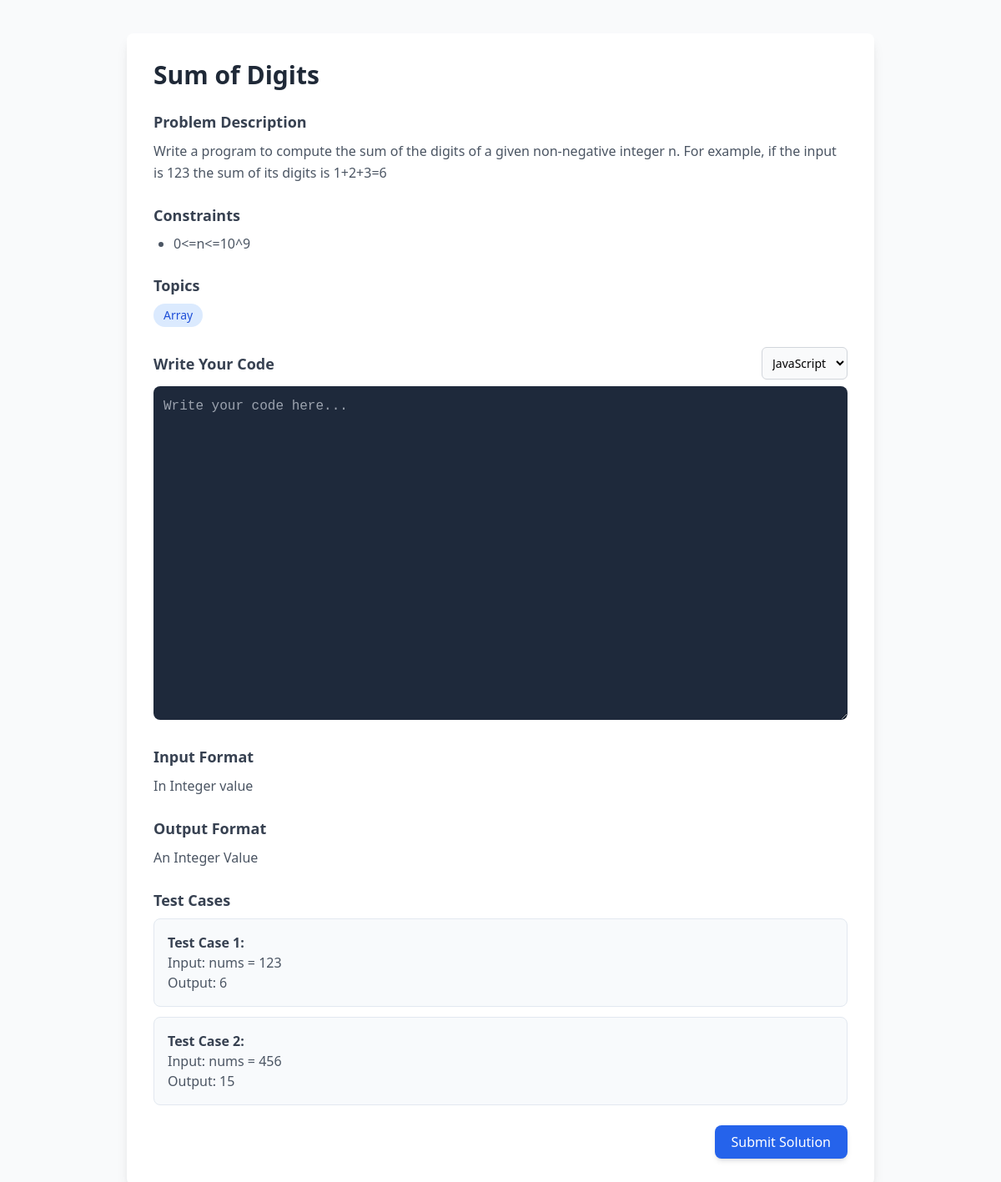
The app's page /problem/solve/4/ with its own data.
### problems/models.py (models this page shows, shortened)
class Problem(models.Model):
    DIFFICULTY_CHOICES = [
        ('Easy', 'Easy'),
        ('Medium', 'Medium'),
        ('Hard', 'Hard'),
    ]
    TAGS=[
        ('Array', 'Array'),
        ('String', 'String'),
        ('Dynamic Programming', 'Dynamic Programming'),
        ('Tree', 'Tree'),
        ('Graph', 'Graph'),
        ('Backtracking', 'Backtracking'),
        ('Linked List', 'Linked List'),
        ('Binary Search', 'Binary Search')
    ]
    title = models.CharField(max_length=255)
    problem_statement = models.TextField()
    difficulty = models.CharField(max_length=10, choices=DIFFICULTY_CHOICES)
    tags = models.CharField(max_length=255,choices=TAGS)
    time_limit = models.IntegerField(help_text="Time limit in milliseconds")
    memory_limit = models.IntegerField(help_text="Memory limit in kilobytes")
    input_format = models.TextField()
    output_format = models.TextField()
    constraints = models.TextField()
    sample_test_cases = models.JSONField(help_text="Provide sample test cases in JSON format (e.g., [{'input': '[2,7,11,15], 9', 'output': '[0,1]'}]).")
    hidden_test_cases = models.JSONField(help_text="Provide hidden test cases in JSON format for evaluation (e.g., [{'input': '[1,5,3,7,11], 16', 'output': '[3,4]'}]).")
    created_at = models.DateTimeField(auto_now_add=True)

### problems/views.py (the view)
# urls.py: path('solve/<int:id>/',solve, name='solve'),
def solve(request, id):
  problem = Problem.objects.get(id=id)
  constraints_html=""
  for constraint in problem.constraints.split(';'):
    constraint = constraint.strip()
    constraints_html += f"<li>{constraint}</li>"
  constraints_html = constraints_html.replace("\n", "")
  test_cases_html = ""
  for idx, case in enumerate(problem.sample_test_cases, start=1):
    test_cases_html += f"""
    <div class="test-case">
        <p class="font-semibold text-gray-700">Test Case {idx}:</p>
        <p class="text-gray-600">Input: nums = {case['input']}</p>
        <p class="text-gray-600">Output: {case['output']}</p>
    </div>
    """
  context={
    'problem':problem,
    'constraints_html':constraints_html,
    'test_cases_html':test_cases_html
    }
  return render(request, 'problems/solve.html',context)

### problems/templates/problems/solve.html (shortened to what this page needs)
<!DOCTYPE html>
<html lang="en">
<head>
  <link href="https://cdn.jsdelivr.net/npm/remixicon@4.5.0/fonts/remixicon.css" rel="stylesheet" />
  <script src="https://cdn.tailwindcss.com"></script>
</head>
<body class="bg-gray-50 font-sans">
   <form action="{% url 'submit_code' id=problem.id%}" method="POST">
  <div class="p-6 sm:p-10">
    <div class="max-w-4xl mx-auto bg-white p-8 rounded-lg shadow-lg">
      <h1 class="text-3xl font-bold text-gray-800 mb-6">{{problem.title}}</h1>
      <div class="mb-6">
        <h2 class="text-lg font-semibold text-gray-700 mb-2">Problem Description</h2>
        <p class="text-gray-600 leading-relaxed">
          {{problem.problem_statement}}
        </p>
      </div>
      <div class="mb-6">
        <h2 class="text-lg font-semibold text-gray-700 mb-2">Constraints</h2>
        <ul class="list-disc pl-6 text-gray-600 space-y-1">
          {{constraints_html|safe}}
        </ul>
      </div>
      <div class="mb-6">
        <h2 class="text-lg font-semibold text-gray-700 mb-2">Topics</h2>
        <div class="flex flex-wrap gap-2">
          <span class="px-3 py-1 text-sm bg-blue-100 text-blue-700 rounded-full">{{problem.tags}}</span>
        </div>
      </div>
      <div class="mb-6">
        <div class="flex justify-between items-center mb-2">
          <h2 class="text-lg font-semibold text-gray-700">Write Your Code</h2>
          <select
            class="border border-gray-300 rounded-md p-2 bg-gray-50 focus:outline-none focus:ring-2 focus:ring-blue-400 text-sm" name="language">
            <option value="javascript">JavaScript</option>
          </select>
        </div>
        <div class="code-editor-container">
            <textarea class="code-editor w-full" name="code" placeholder="Write your code here..." rows="10"></textarea>
        </div>
      </div>
      <div class="mb-6">
        <h2 class="text-lg font-semibold text-gray-700 mb-2">Input Format</h2>
        <p class="text-gray-600 leading-relaxed">
          {{problem.input_format}}
        </p>
      </div>
      <div class="mb-6">
        <h2 class="text-lg font-semibold text-gray-700 mb-2">Output Format</h2>
        <p class="text-gray-600 leading-relaxed">
          {{problem.output_format}}
        </p>
      </div>
      <div class="mb-6">
        <h2 class="text-lg font-semibold text-gray-700 mb-2">Test Cases</h2>
        {{test_cases_html|safe}}
      </div>
      <div class="flex justify-end">
        <button
          class="bg-blue-600 text-white px-5 py-2 rounded-lg hover:bg-blue-700 transition-colors font-medium shadow-md">
          Submit Solution
        </button>
      </div>
    </div>
  </div>
  </form>
</body>
</html>

### problems/templates/problems/solve.html (style rules this page uses)
.code-editor { height: 400px; background: #1e293b; color: #f5f5f5; padding: 12px; font-family: "Fira Code", monospace; border-radius: 8px; overflow-y: auto; }
.test-case { background-color: #f8fafc; padding: 16px; border: 1px solid #e2e8f0; border-radius: 8px; margin-bottom: 12px; }

### records on screen
Problem: title "Sum of Digits", problem_statement "Write a program to compute the sum of the digits of a given non-negative integer n. For example, if the input is 123 the sum of its digits is 1+2+3=6", tags "Array", input_format "In Integer value", output_format "An Integer Value"

### other values on screen
{{ constraints_html|safe }} "0<=n<=10^9"
{{ test_cases_html|safe }} "Test Case 1: Input: nums = 123 Output: 6 Test Case 2: Input: nums = 456 Output: 15"
